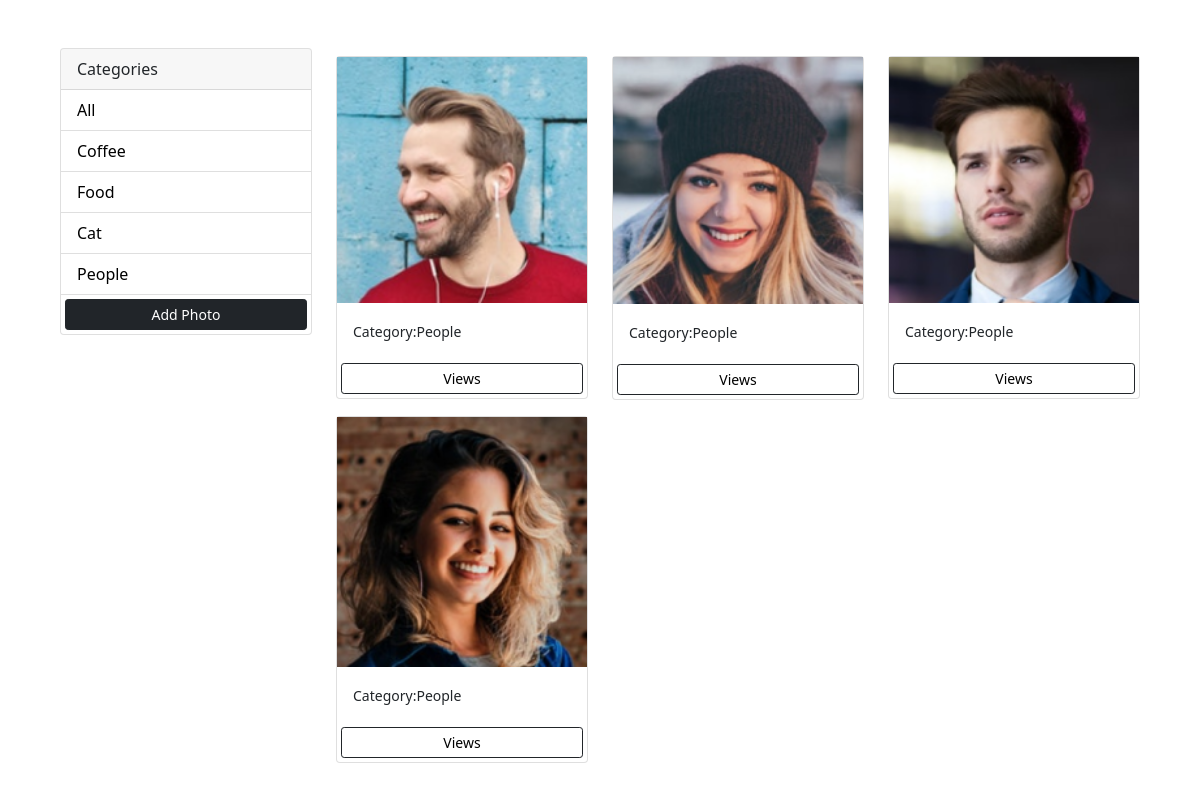
Screenshot of /?category=People with the database file from the repository.
### photos/models.py (models this page shows, shortened)
class Category(models.Model):
    name = models.CharField(max_length=100,null=False,blank=False)

class Photo(models.Model):
    category = models.ForeignKey(Category,on_delete=models.SET_NULL,null=True,blank=True)
    image = models.ImageField(null=False,blank=False)
    description = models.TextField()

### photos/views.py (the view)
# urls.py: path('',views.gallery,name='gallery'),
def gallery(request):
    category=request.GET.get('category')
    if category==None:
        photos = Photo.objects.all()
    else:
        photos = Photo.objects.filter(category__name=category)
    categories=Category.objects.all()
    context = {'categories':categories,'photos':photos}
    return render(request,'photos/gallery.html',context)

### photos/templates/photos/gallery.html (shortened to what this page needs)
<!DOCTYPE html>
<html lang="en">
<head>
    <link href="https://cdn.jsdelivr.net/npm/bootstrap@5.0.2/dist/css/bootstrap.min.css" rel="stylesheet">
</head>
<body class='m-5'>
    <div class="container">
        <div class="row">
            <div class="col-md-3">
                <div class="card">
                    <div class="card-header">
                        Categories
                    </div>
                    <ul class="list-group list-group-flush">
                        <li class="list-group-item">
                           <a href="{% url 'gallery' %}">All</a>
                        </li>
                        {% for category in categories %}
                            <li class="list-group-item">
                                <a href="{% url 'gallery'%}?category={{category.name}}">{{category.name}}</a>
                            </li>
                        {% endfor %}
                        <a href="{% url 'add' %}" class='btn btn-dark btn-sm btn-block m-1 text-white'>Add Photo</a>
                    </ul>
                </div>
            </div>
            <div class="col-md-9">
                <div class="row">
                    {% for photo in photos %}
                    <div class="col-md-4">
                        <div class="card my-2">
                            <img src="{{photo.image.url}}" alt="...">
                            <div class="card-body">
                                <small>Category:{{photo.category.name}}</small>
                            </div>
                            <a href="{% url 'photo' photo.id %}" class="btn btn-outline-dark btn-sm m-1">Views</a>
                        </div>
                    </div>
                    {% empty %}
                    <h3>No photos yet...</h3>
                    {% endfor %}
                </div>
            </div>
        </div>
    </div>
</body>
</html>

### photos/templates/photos/gallery.html (style rules this page uses)
.container a { text-decoration:none; color:black; }

### rows the page displays
Category: name "Coffee"
Category: name "Food"
Category: name "Cat"
Category: name "People"
Photo: image (picture), category.name "People"
Photo: image (picture), category.name "People"
Photo: image (picture), category.name "People"
Photo: image (picture), category.name "People"
